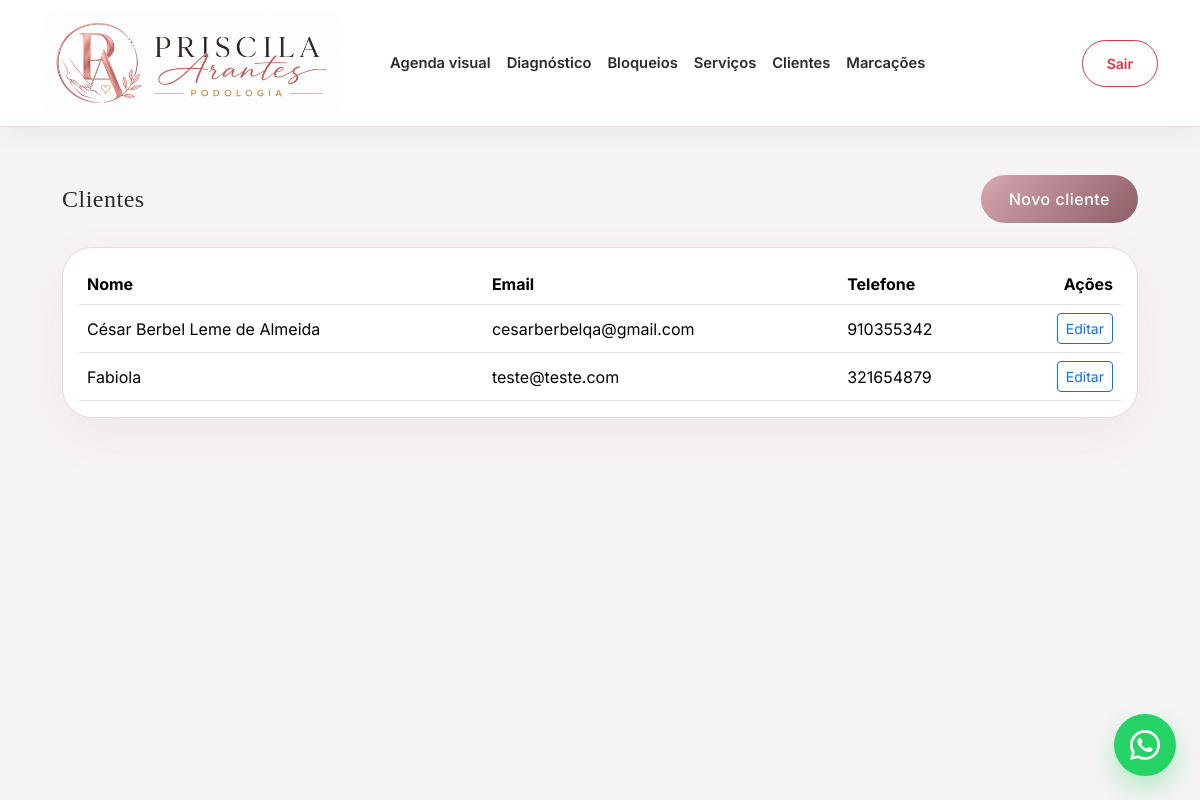
Page /clientes/ (signed in) on the committed database.
### appointments/models.py (models this page shows, shortened)
class Customer(models.Model):
    full_name = models.CharField(max_length=255)
    email = models.EmailField(blank=True)
    phone = models.CharField(max_length=30)
    user = models.OneToOneField(
        settings.AUTH_USER_MODEL,
        on_delete=models.SET_NULL,
        null=True,
        blank=True,
        related_name="customer_profile",
    )
    created_at = models.DateTimeField(auto_now_add=True)
    updated_at = models.DateTimeField(auto_now=True)
    class Meta:
        ordering = ["full_name"]

### appointments/views/customers.py (the view)
# urls.py: path("clientes/", CustomerListView.as_view(), name="customer_list"),
class CustomerListView(SuperuserRequiredMixin, ListView):
    model = Customer
    template_name = "appointments/customer_list.html"
    context_object_name = "customers"

### appointments/mixins.py (called while the page is built)
    def test_func(self):
        return self.request.user.is_authenticated and self.request.user.is_superuser

### templates/appointments/customer_list.html (shortened to what this page needs)
{% extends "base.html" %}
{% block content %}
<div class="d-flex justify-content-between align-items-center mb-4">
    <h1 class="h4 mb-0">Clientes</h1>
    <a href="{% url 'appointments:customer_create' %}" class="btn btn-primary">
        Novo cliente
    </a>
</div>
<div class="card shadow-sm border-0">
    <div class="card-body">
        {% if customers %}
            <div class="table-responsive">
                <table class="table table-hover align-middle mb-0">
                    <thead>
                        <tr>
                            <th>Nome</th>
                            <th>Email</th>
                            <th>Telefone</th>
                            <th class="text-end">Ações</th>
                        </tr>
                    </thead>
                    <tbody>
                        {% for customer in customers %}
                            <tr>
                                <td>{{ customer.full_name }}</td>
                                <td>{{ customer.email|default:"-" }}</td>
                                <td>{{ customer.phone }}</td>
                                <td class="text-end">
                                    <a href="{% url 'appointments:customer_update' customer.pk %}" class="btn btn-outline-primary btn-sm">
                                        Editar
                                    </a>
                                </td>
                            </tr>
                        {% endfor %}
                    </tbody>
                </table>
            </div>
        {% else %}
            <p class="mb-0">Nenhum cliente cadastrado.</p>
        {% endif %}
    </div>
</div>
{% endblock %}

### static/css/public.css (style rules this page uses)
:root { --primary: #D8A7B1; --primary-dark: #8B5E66; --primary-light: #F7E6EA; --gold: #C9A96A; --text-dark: #2B2B2B; --text-muted: #6B6B6B; --bg-soft: #FFF7F9; --white: #ffffff; --shadow-soft: rgba(139, 94, 102, 0.15); }
body { font-family: 'Inter', sans-serif; color: var(--text-dark); background: #FFF7F9; }
a, button { transition: all 0.2s ease; }
h1, h2, h3, .hero-title, .section-title { font-family: 'Playfair Display', serif; letter-spacing: 0.5px; }
.btn-primary { background: linear-gradient(135deg, #D8A7B1, #8B5E66); border: none; border-radius: 999px; padding: 12px 28px; font-weight: 500; letter-spacing: 0.5px; }
.card.shadow-sm.border-0 { border: 1px solid #f1d5db !important; border-radius: 30px; box-shadow: 0 18px 48px rgba(139, 94, 102, 0.08) !important; }
.card-body { border-radius: 30px; }
html { scroll-behavior: smooth; }
.app-layout { min-height: 100vh; display: flex; flex-direction: column; }
.internal-layout { background: #f7f4f5; }
.internal-layout .card { border: 1px solid #ead7dc !important; border-radius: 24px; box-shadow: 0 10px 30px rgba(43, 43, 43, 0.06) !important; }

### rows in the picture
Customer: full_name "César Berbel Leme de Almeida", email "cesarberbelqa@gmail.com", phone "910355342"
Customer: full_name "Fabiola", email "teste@teste.com", phone "321654879"
